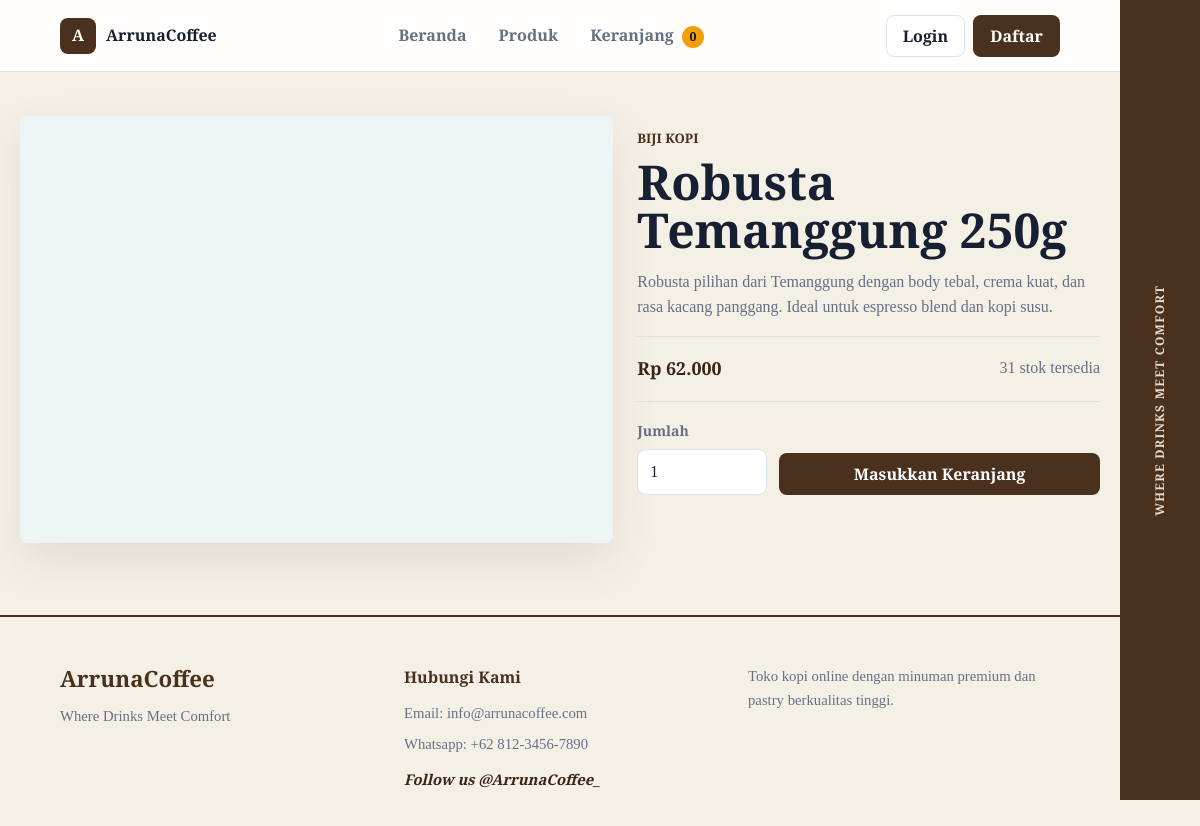
Screenshot of /index.php?page=product&id=2 with the database file from the repository.
### tables this page shows
CREATE TABLE products (
    id INT AUTO_INCREMENT PRIMARY KEY,
    name VARCHAR(160) NOT NULL,
    category VARCHAR(80) NOT NULL,
    description TEXT NOT NULL,
    price DECIMAL(12, 2) NOT NULL,
    stock INT NOT NULL DEFAULT 0,
    image_url VARCHAR(500) NOT NULL,
    featured TINYINT(1) NOT NULL DEFAULT 0,
    is_active TINYINT(1) NOT NULL DEFAULT 1,
    created_at TIMESTAMP DEFAULT CURRENT_TIMESTAMP,
    updated_at TIMESTAMP DEFAULT CURRENT_TIMESTAMP ON UPDATE CURRENT_TIMESTAMP
);

### app/bootstrap.php (called while the page is built, shortened)
<?php
function config(string $key): mixed
{
    static $config = null;
    if ($config === null) {
        $config = require __DIR__ . '/../config/database.php';
    }
    return $config[$key] ?? null;
}
function db(): PDO
{
    $charset = config('charset') ?: 'utf8mb4';
    if (config('socket')) {
        $dsn = 'mysql:unix_socket=' . config('socket') . ';dbname=' . config('database') . ';charset=' . $charset;
    } else {
        $dsn = 'mysql:host=' . config('host') . ';port=' . config('port') . ';dbname=' . config('database') . ';charset=' . $charset;
    }
    $pdo = new PDO($dsn, config('username'), config('password'), [
        PDO::ATTR_ERRMODE => PDO::ERRMODE_EXCEPTION,
        PDO::ATTR_DEFAULT_FETCH_MODE => PDO::FETCH_ASSOC,
        PDO::ATTR_EMULATE_PREPARES => false,
    ]);
    return $pdo;
}
function e(mixed $value): string
{
    return htmlspecialchars((string) $value, ENT_QUOTES, 'UTF-8');
}
function rupiah(mixed $value): string
{
    return 'Rp ' . number_format((float) $value, 0, ',', '.');
}
function current_user(): ?array
{
    return $_SESSION['user'] ?? null;
}
function cart(): array
{
    return $_SESSION['cart'];
}
function cart_count(): int
{
    return array_sum(array_map('intval', cart()));
}
function product_by_id(int $id, bool $includeInactive = false): ?array
{
    $sql = 'SELECT * FROM products WHERE id = ?';
    if (!$includeInactive) {
        $sql .= ' AND is_active = 1';
    }
    $stmt = db()->prepare($sql);
    $stmt->execute([$id]);
    $product = $stmt->fetch();
    return $product ?: null;
}

### public/index.php (the view, shortened to what this page needs)
<?php
require_once __DIR__ . '/../app/bootstrap.php';
try {
    render_page();
} catch (PDOException $exception) {
    render_database_error($exception);
}
function render_page(): void
{
    $page = $_GET['page'] ?? 'home';
    render_header(page_title($page));
    match ($page) {
        'home' => render_home(),
        'products' => render_products(),
        'product' => render_product_detail(),
        'cart' => render_cart(),
        'checkout' => render_checkout(),
        'order' => render_order(),
        'login' => render_login(),
        'register' => render_register(),
        'admin' => render_admin(),
        'product-form' => render_product_form(),
        default => render_not_found(),
    };
    render_footer();
}
function page_title(string $page): string
{
    return match ($page) {
        'products' => 'Katalog Produk',
        'product' => 'Detail Produk',
        'cart' => 'Keranjang Belanja',
        'checkout' => 'Checkout',
        'order' => 'Detail Pesanan',
        'login' => 'Login',
        'register' => 'Registrasi',
        'admin' => 'Dashboard Admin',
        'product-form' => 'Form Produk',
        default => 'ArrunaCoffee',
    };
}
function render_header(string $title): void
{
    $user = current_user();
    ?>
    <!doctype html>
    <html lang="id">
    <head>
        <link rel="stylesheet" href="assets/css/style.css">
    </head>
    <body>
        <aside class="site-sidebar">
            <div class="sidebar-tagline">WHERE DRINKS MEET COMFORT</div>
        </aside>
        <header class="site-header">
            <a class="brand" href="index.php">
                <span class="brand-mark">A</span>
                <span>ArrunaCoffee</span>
            </a>
            <nav class="main-nav" aria-label="Navigasi utama">
                <a href="index.php">Beranda</a>
                <a href="index.php?page=products">Produk</a>
                <a href="index.php?page=cart">Keranjang <span class="badge"><?= cart_count() ?></span></a>
            </nav>
            <div class="user-area">
                <?php if ($user): ?>
                    <span class="user-name"><?= e($user['name']) ?></span>
                    <form method="post" class="inline-form">
                        <input type="hidden" name="action" value="logout">
                        <button class="btn btn-ghost" type="submit">Logout</button>
                    </form>
                <?php else: ?>
                    <a class="btn btn-ghost" href="index.php?page=login">Login</a>
                    <a class="btn btn-primary" href="index.php?page=register">Daftar</a>
                <?php endif; ?>
            </div>
        </header>
        <main>
    <?php
}
function render_footer(): void
{
    ?>
        </main>
        <footer class="site-footer">
            <div class="footer-content">
                <div class="footer-brand">
                    <h3>ArrunaCoffee</h3>
                    <p>Where Drinks Meet Comfort</p>
                </div>
                <div class="footer-contact">
                    <h4>Hubungi Kami</h4>
                    <p>Email: info@arrunacoffee.com</p>
                    <p>Whatsapp: +62 812-3456-7890</p>
                    <p class="social-media">Follow us @ArrunaCoffee_</p>
                </div>
                <div class="footer-info">
                    <p>Toko kopi online dengan minuman premium dan pastry berkualitas tinggi.</p>
                </div>
            </div>
        </footer>
    </body>
    </html>
    <?php
}
    ?>
    <?php
function render_product_detail(): void
{
    $product = product_by_id((int) ($_GET['id'] ?? 0));
    ?>
    <section class="section compact">
        <div class="detail-layout">
            <div class="detail-image">
            </div>
            <div class="detail-copy">
                <p class="eyebrow"><?= e($product['category']) ?></p>
                <h1><?= e($product['name']) ?></h1>
                <p class="detail-description"><?= e($product['description']) ?></p>
                <div class="price-row">
                    <strong><?= rupiah($product['price']) ?></strong>
                    <span><?= (int) $product['stock'] ?> stok tersedia</span>
                </div>
                <form class="purchase-form" method="post">
                    <label>
                        <span>Jumlah</span>
                        <input type="number" name="quantity" min="1" max="<?= (int) $product['stock'] ?>" value="1">
                    </label>
                    <button class="btn btn-primary" type="submit" <?= (int) $product['stock'] < 1 ? 'disabled' : '' ?>>Masukkan Keranjang</button>
                </form>
            </div>
        </div>
    </section>
    <?php
}
    ?>

### rows the page displays
products: category "BIJI KOPI", name "Robusta Temanggung 250g", description "Robusta pilihan dari Temanggung dengan body tebal, crema kuat, dan rasa kacang panggang. Ideal untuk espresso blend dan kopi susu.", price "Rp 62.000", stock "31"

### other values shown
cart_count() "0"
